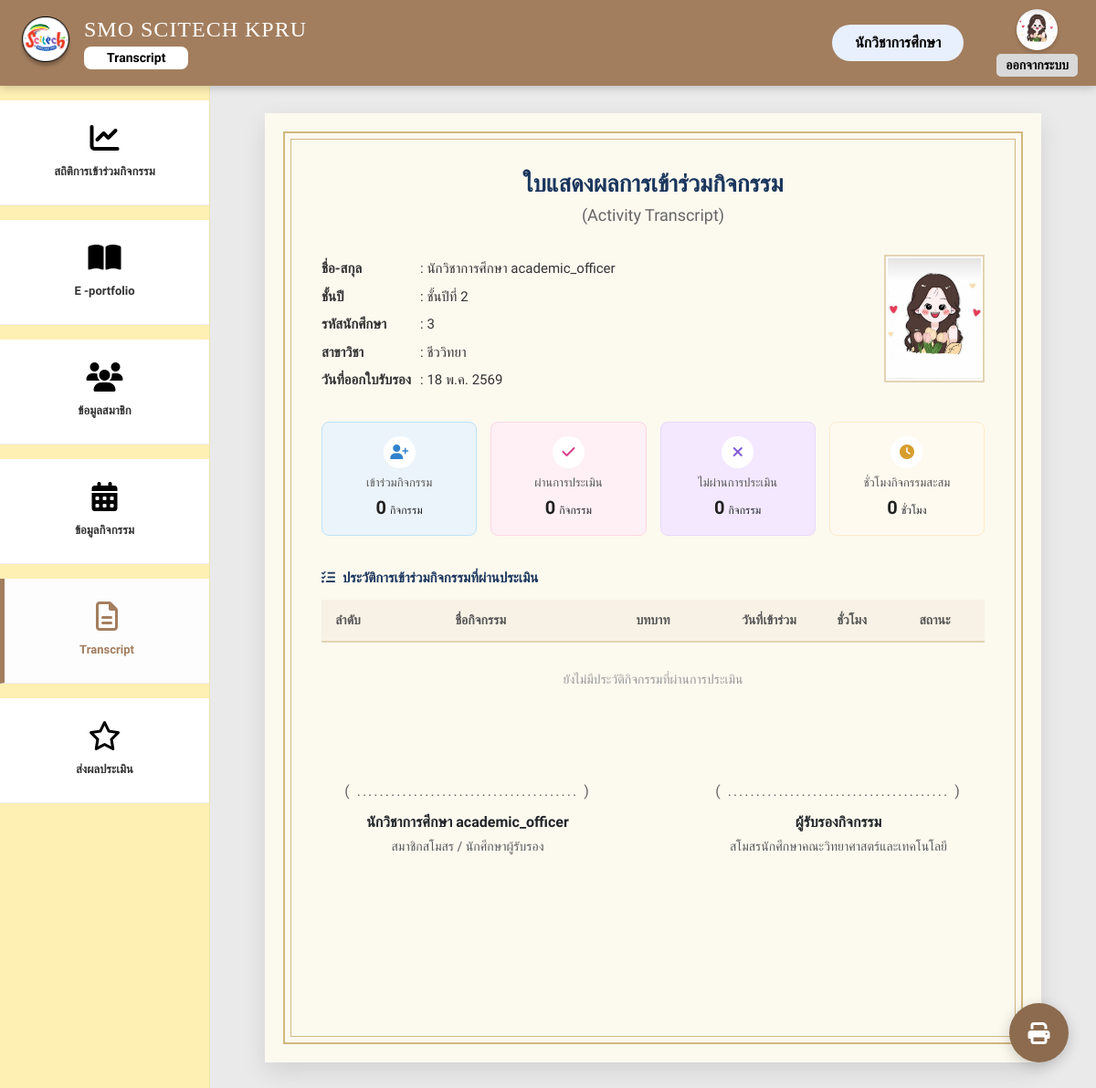
The app's page /transcript.php (signed in) with its own data.
### tables this page shows
CREATE TABLE `users` (
  `user_id` int(11) NOT NULL,
  `first_name` varchar(100) NOT NULL,
  `last_name` varchar(100) NOT NULL,
  `profile_image` varchar(255) DEFAULT 'default.png',
  `idstudent` varchar(191) DEFAULT NULL,
  `email` varchar(255) DEFAULT NULL,
  `phone` varchar(20) DEFAULT NULL COMMENT 'เบอร์โทรศัพท์',
  `about_me` text DEFAULT NULL,
  `password` varchar(255) NOT NULL,
  `academic_year` varchar(4) DEFAULT NULL,
  `year_level` varchar(50) DEFAULT NULL,
  `department` varchar(100) DEFAULT NULL,
  `reset_token` varchar(255) DEFAULT NULL,
  `reset_expiry` datetime DEFAULT NULL,
  `status` enum('active','inactive') NOT NULL DEFAULT 'active',
  `userrole` enum('executive','academic_officer','club_president','club_member') DEFAULT NULL,
  `membership_status` enum('pending','member','no_member') NOT NULL DEFAULT 'pending',
  `created_at` timestamp NOT NULL DEFAULT current_timestamp(),
  `deleted_at` datetime DEFAULT NULL,
  `hard_skill_computer` varchar(255) DEFAULT NULL,
  `comp_level` varchar(50) DEFAULT NULL,
  `hard_skill_lang` varchar(255) DEFAULT NULL,
  `lang_listen` varchar(50) DEFAULT NULL,
  `lang_speak` varchar(50) DEFAULT NULL,
  `lang_read` varchar(50) DEFAULT NULL,
  `lang_write` varchar(50) DEFAULT NULL
);

### transcript.php (the view, shortened to what this page needs)
<?php
include 'db.php';
$user_id = $_SESSION['user_id'];
$sql_user = "SELECT * FROM users WHERE user_id = ?";
$stmt_user = $conn->prepare($sql_user);
$stmt_user->bind_param("i", $user_id);
$stmt_user->execute();
$user_profile = $stmt_user->get_result()->fetch_assoc();
$first_name = $user_profile['first_name'] ?? 'ผู้ใช้งาน';
$profile_image = 'img/default-profile.png';
if (!empty($user_profile['profile_image']) && $user_profile['profile_image'] != 'default.png') {
    $profile_image = 'uploads/profiles/' . $user_profile['profile_image'];
}
$sql_stats = "SELECT
                COUNT(registration_id) as total_joined,
                SUM(CASE WHEN participation_status = 'passed' THEN 1 ELSE 0 END) as total_passed,
                SUM(CASE WHEN participation_status = 'not_passed' THEN 1 ELSE 0 END) as total_failed
              FROM activity_registrations
              WHERE user_id = ? AND registration_status = 'approved'";
$stmt_stats = $conn->prepare($sql_stats);
$stmt_stats->bind_param("i", $user_id);
$stmt_stats->execute();
$stats_result = $stmt_stats->get_result()->fetch_assoc();
$total_joined = $stats_result['total_joined'] ?? 0;
$total_passed = $stats_result['total_passed'] ?? 0;
$total_failed = $stats_result['total_failed'] ?? 0;
$activities = [];
$total_hours = 0;
$thai_months = ["", "ม.ค.", "ก.พ.", "มี.ค.", "เม.ย.", "พ.ค.", "มิ.ย.", "ก.ค.", "ส.ค.", "ก.ย.", "ต.ค.", "พ.ย.", "ธ.ค."];
$current_date = date('j') . ' ' . $thai_months[date('n')] . ' ' . (date('Y') + 543);
?>
<!DOCTYPE html>
<html lang="th">
<head>
    <link href="https://cdn.jsdelivr.net/npm/bootstrap@5.3.0/dist/css/bootstrap.min.css" rel="stylesheet">
    <link href="https://cdnjs.cloudflare.com/ajax/libs/font-awesome/6.4.0/css/all.min.css" rel="stylesheet">
</head>
<body>
    <div class="wrapper">
        <nav class="top-navbar d-print-none">
            <div class="brand-section">
                <img src="img/logo.png" alt="Logo" class="brand-logo">
                <div style="display: flex; flex-direction: column; align-items: flex-start; line-height: 1.2;">
                    <span class="brand-name">SMO SCITECH KPRU</span>
                    <span class="text-page-pill-btn mt-1">Transcript</span>
                </div>
            </div>
            <div class="d-flex align-items-center">
                <span class="d-none d-sm-block login-pill-btn me-3">
                    <?php echo htmlspecialchars($first_name); ?>
                </span>
                <div class="logout-area">
                    <a href="user_management.php">
                        <img src="<?php echo htmlspecialchars($profile_image); ?>" alt="Profile" style="width: 45px; height: 45px; border-radius: 50%; object-fit: cover; box-shadow: 0 2px 5px rgba(0,0,0,0.2);">
                    </a>
                    <a href="logout.php" class="logout-text mt-1">ออกจากระบบ</a>
                </div>
            </div>
        </nav>
        <div class="main-wrapper">
            <aside class="sidebar d-print-none">
                <a href="report_activity.php" class="sidebar-item mt-3 mb-3">
                    <i class="fa-solid fa-chart-line"></i>
                    <span>สถิติการเข้าร่วมกิจกรรม</span>
                </a>
                <a href="e-portfolio.php" class="sidebar-item mb-3">
                    <i class="fa-solid fa-book-open"></i>
                    <span>E -portfolio</span>
                </a>
                <a href="user_management.php" class="sidebar-item mb-3">
                    <i class="fa-solid fa-users"></i>
                    <span>ข้อมูลสมาชิก</span>
                </a>
                <a href="activity.php" class="sidebar-item mb-3">
                    <i class="fa-solid fa-calendar-days"></i>
                    <span>ข้อมูลกิจกรรม</span>
                </a>
                <a href="transcript.php" class="sidebar-item mb-3" style="background: #FDFDFD; border-left: 5px solid var(--top-bar-bg);">
                    <i class="fa-regular fa-file-lines" style="color: var(--top-bar-bg);"></i>
                    <span style="color: var(--top-bar-bg);">Transcript</span>
                </a>
                <a href="score_activity.php" class="sidebar-item mb-3">
                    <i class="fa-regular fa-star"></i>
                    <span>ส่งผลประเมิน</span>
                </a>
            </aside>
            <main class="content-area">
                <div class="cert-wrapper">
                    <div class="cert-border">
                        <div class="cert-header">
                            <h2 class="cert-title">ใบแสดงผลการเข้าร่วมกิจกรรม</h2>
                            <div class="cert-subtitle">(Activity Transcript)</div>
                        </div>
                        <div class="info-grid">
                            <div>
                                <table class="info-table">
                                    <tr>
                                        <td>ชื่อ-สกุล</td>
                                        <td>: <?php echo htmlspecialchars($user_profile['first_name'] . ' ' . $user_profile['last_name']); ?></td>
                                    </tr>
                                    <tr>
                                        <td>ชั้นปี</td>
                                        <td>: <?php echo htmlspecialchars($user_profile['year_level'] ?? '-'); ?></td>
                                    </tr>
                                    <tr>
                                        <td>รหัสนักศึกษา</td>
                                        <td>: <?php echo htmlspecialchars($user_profile['idstudent'] ?? '-'); ?></td>
                                    </tr>
                                    <tr>
                                        <td>สาขาวิชา</td>
                                        <td>: <?php echo htmlspecialchars($user_profile['department'] ?? '-'); ?></td>
                                    </tr>
                                    <tr>
                                        <td>วันที่ออกใบรับรอง</td>
                                        <td>: <?php echo $current_date; ?></td>
                                    </tr>
                                </table>
                            </div>
                            <div class="text-md-end text-center">
                                <img src="<?php echo $profile_image; ?>" class="student-img" alt="Student Photo">
                            </div>
                        </div>
                        <div class="stats-container">
                            <div class="stat-card blue">
                                <div class="stat-icon"><i class="fa-solid fa-user-plus"></i></div>
                                <div class="stat-title">เข้าร่วมกิจกรรม</div>
                                <div><span class="stat-value"><?php echo number_format($total_joined); ?></span> <span class="stat-unit">กิจกรรม</span></div>
                            </div>
                            <div class="stat-card pink">
                                <div class="stat-icon"><i class="fa-solid fa-check"></i></div>
                                <div class="stat-title">ผ่านการประเมิน</div>
                                <div><span class="stat-value"><?php echo number_format($total_passed); ?></span> <span class="stat-unit">กิจกรรม</span></div>
                            </div>
                            <div class="stat-card purple">
                                <div class="stat-icon"><i class="fa-solid fa-xmark"></i></div>
                                <div class="stat-title">ไม่ผ่านการประเมิน</div>
                                <div><span class="stat-value"><?php echo number_format($total_failed); ?></span> <span class="stat-unit">กิจกรรม</span></div>
                            </div>
                            <div class="stat-card yellow">
                                <div class="stat-icon"><i class="fa-solid fa-clock"></i></div>
                                <div class="stat-title">ชั่วโมงกิจกรรมสะสม</div>
                                <div><span class="stat-value"><?php echo number_format($total_hours); ?></span> <span class="stat-unit">ชั่วโมง</span></div>
                            </div>
                        </div>
                        <div style="font-size: 15px; margin-bottom: 12px; font-weight: 600; color: #1A365D;">
                            <i class="fa-solid fa-list-check me-2"></i>ประวัติการเข้าร่วมกิจกรรมที่ผ่านประเมิน
                        </div>
                        <div class="cert-table-container">
                            <table class="cert-table">
                                <thead>
                                    <tr>
                                        <th width="8%">ลำดับ</th>
                                        <th width="32%">ชื่อกิจกรรม</th>
                                        <th width="20%">บทบาท</th>
                                        <th width="15%">วันที่เข้าร่วม</th>
                                        <th width="10%">ชั่วโมง</th>
                                        <th width="15%">สถานะ</th>
                                    </tr>
                                </thead>
                                <tbody>
                                    <?php if (count($activities) > 0): ?>
                                        <?php
                                        $i = 1;
                                        foreach ($activities as $act):
                                            $start = date('d/m/Y', strtotime($act['start_date']));
                                            $end = date('d/m/Y', strtotime($act['end_date']));
                                            $date_str = ($start == $end) ? $start : "$start - $end";
                                        ?>
                                        <tr>
                                            <td data-label="ลำดับ" class="text-center"><?php echo $i++; ?></td>
                                            <td data-label="ชื่อกิจกรรม" style="text-align: left;"><?php echo htmlspecialchars($act['title']); ?></td>
                                            <td data-label="บทบาท" class="text-center"><?php echo htmlspecialchars($act['task_name'] ?? 'ผู้เข้าร่วมทั่วไป'); ?></td>
                                            <td data-label="วันที่เข้าร่วม" class="text-center"><?php echo $date_str; ?></td>
                                            <td data-label="ชั่วโมง" class="text-center fw-bold"><?php echo intval($act['hours_count']); ?></td>
                                            <td data-label="สถานะ" class="text-center"><span class="status-pass">ผ่าน</span></td>
                                        </tr>
                                        <?php endforeach; ?>
                                        <tr class="total-row">
                                            <td colspan="4" class="text-end" style="border-bottom: none; font-weight: bold;">รวมชั่วโมงกิจกรรมทั้งหมด</td>
                                            <td class="text-center" style="border-bottom: none; font-weight: bold; font-size: 18px; color: #1A365D;"><?php echo $total_hours; ?></td>
                                            <td style="border-bottom: none; font-weight: bold;">ชั่วโมง</td>
                                        </tr>
                                    <?php else: ?>
                                        <tr>
                                            <td colspan="6" class="text-center" style="padding: 30px; color: #999; border: none;">ยังไม่มีประวัติกิจกรรมที่ผ่านการประเมิน</td>
                                        </tr>
                                    <?php endif; ?>
                                </tbody>
                            </table>
                        </div>
                        <div class="signature-section">
                            <div class="signature-box">
                                <div class="sig-line">( ....................................... )</div>
                                <div class="fw-bold text-dark mt-2"><?php echo htmlspecialchars($user_profile['first_name'] . ' ' . $user_profile['last_name']); ?></div>
                                <div class="text-muted small mt-1">สมาชิกสโมสร / นักศึกษาผู้รับรอง</div>
                            </div>
                            <div class="signature-box">
                                <div class="sig-line">( ....................................... )</div>
                                <div class="fw-bold text-dark mt-2">ผู้รับรองกิจกรรม</div>
                                <div class="text-muted small mt-1">สโมสรนักศึกษาคณะวิทยาศาสตร์และเทคโนโลยี</div>
                            </div>
                        </div>
                    </div>
                </div>
            </main>
        </div>
    </div>
    <div class="print-btn-float d-print-none" onclick="window.print()" title="พิมพ์ / Export PDF">
        <i class="fas fa-print"></i>
    </div>
</body>
</html>

### records on screen
users: first_name "นักวิชาการศึกษา", profile_image (picture), first_name+last_name "นักวิชาการศึกษา academic_officer", year_level "ชั้นปีที่ 2", idstudent "3", department "ชีววิทยา"

### other values on screen
$total_joined "0"
$total_passed "0"
$total_failed "0"
$total_hours "0"
